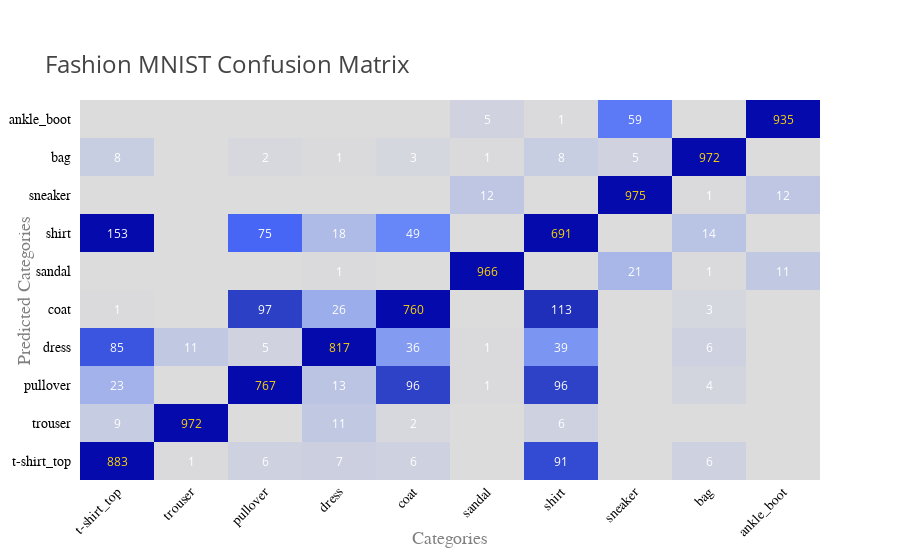

Notebook cell for this chart:
### Markdown cell above
### Confusion Matrix

### Code cell
predict = np.argmax(model.predict(x_test), axis=1)
confusion = tf.math.confusion_matrix(y_test, predict)

zero_diag = np.copy(confusion.numpy())
np.fill_diagonal(zero_diag, 0)
max_error = zero_diag.max()

fig = ff.create_annotated_heatmap(
    z=confusion.numpy(),
    x=classes,
    y=classes,
    colorscale='Blues',
    reversescale=True,
    zmin=0,
    zmax=max_error,
    annotation_text=[['' if x == 0 else x for x in row]
                     for row in confusion.numpy().tolist()],
    font_colors=['white', 'gold'],
)
fig.layout.update({
    'title': {
        'text': 'Fashion MNIST Confusion Matrix',
        'x': 0.05,
        'y': 0.90,
    },
    'titlefont': {
            'size': 24
    },
    'xaxis': {
        'side': 'bottom',
        'tickangle': -45,
        'tickfont': tick_font,
        'title': 'Categories',
        'titlefont': axis_font,
    },
    'yaxis': {
        'tickangle': 0,
        'tickfont': tick_font,
        'title': 'Predicted Categories',
        'titlefont': axis_font,
    },
})
iplot(fig, 'MNIST Confusion Matrix')

### Figure 1 — Plotly figure (JSON) as saved in the notebook; plotly's stock layout.template omitted (floating-point values rounded to 4 significant figures)
{"data": [{"colorscale": "Blues", "reversescale": true, "showscale": false, "type": "heatmap", "uid": "9de0ccde-3b57-4f83-8fe2-b6a2d43a27fa", "x": ["t-shirt_top", "trouser", "pullover", "dress", "coat", "sandal", "shirt", "sneaker", "bag", "ankle_boot"], "y": ["t-shirt_top", "trouser", "pullover", "dress", "coat", "sandal", "shirt", "sneaker", "bag", "ankle_boot"], "z": [[883, 1, 6, 7, 6, 0, 91, 0, 6, 0], [9, 972, 0, 11, 2, 0, 6, 0, 0, 0], [23, 0, 767, 13, 96, 1, 96, 0, 4, 0], [85, 11, 5, 817, 36, 1, 39, 0, 6, 0], [1, 0, 97, 26, 760, 0, 113, 0, 3, 0], [0, 0, 0, 1, 0, 966, 0, 21, 1, 11], [153, 0, 75, 18, 49, 0, 691, 0, 14, 0], [0, 0, 0, 0, 0, 12, 0, 975, 1, 12], [8, 0, 2, 1, 3, 1, 8, 5, 972, 0], [0, 0, 0, 0, 0, 5, 1, 59, 0, 935]], "zmax": 153, "zmin": 0}], "layout": {"annotations": [{"font": {"color": "gold"}, "showarrow": false, "text": "883", "x": "t-shirt_top", "xref": "x", "y": "t-shirt_top", "yref": "y"}, {"font": {"color": "white"}, "showarrow": false, "text": "1", "x": "trouser", "xref": "x", "y": "t-shirt_top", "yref": "y"}, {"font": {"color": "white"}, "showarrow": false, "text": "6", "x": "pullover", "xref": "x", "y": "t-shirt_top", "yref": "y"}, {"font": {"color": "white"}, "showarrow": false, "text": "7", "x": "dress", "xref": "x", "y": "t-shirt_top", "yref": "y"}, {"font": {"color": "white"}, "showarrow": false, "text": "6", "x": "coat", "xref": "x", "y": "t-shirt_top", "yref": "y"}, {"font": {"color": "white"}, "showarrow": false, "text": "", "x": "sandal", "xref": "x", "y": "t-shirt_top", "yref": "y"}, {"font": {"color": "white"}, "showarrow": false, "text": "91", "x": "shirt", "xref": "x", "y": "t-shirt_top", "yref": "y"}, {"font": {"color": "white"}, "showarrow": false, "text": "", "x": "sneaker", "xref": "x", "y": "t-shirt_top", "yref": "y"}, {"font": {"color": "white"}, "showarrow": false, "text": "6", "x": "bag", "xref": "x", "y": "t-shirt_top", "yref": "y"}, {"font": {"color": "white"}, "showarrow": false, "text": "", "x": "ankle_boot", "xref": "x", "y": "t-shirt_top", "yref": "y"}, {"font": {"color": "white"}, "showarrow": false, "text": "9", "x": "t-shirt_top", "xref": "x", "y": "trouser", "yref": "y"}, {"font": {"color": "gold"}, "showarrow": false, "text": "972", "x": "trouser", "xref": "x", "y": "trouser", "yref": "y"}, {"font": {"color": "white"}, "showarrow": false, "text": "", "x": "pullover", "xref": "x", "y": "trouser", "yref": "y"}, {"font": {"color": "white"}, "showarrow": false, "text": "11", "x": "dress", "xref": "x", "y": "trouser", "yref": "y"}, {"font": {"color": "white"}, "showarrow": false, "text": "2", "x": "coat", "xref": "x", "y": "trouser", "yref": "y"}, {"font": {"color": "white"}, "showarrow": false, "text": "", "x": "sandal", "xref": "x", "y": "trouser", "yref": "y"}, {"font": {"color": "white"}, "showarrow": false, "text": "6", "x": "shirt", "xref": "x", "y": "trouser", "yref": "y"}, {"font": {"color": "white"}, "showarrow": false, "text": "", "x": "sneaker", "xref": "x", "y": "trouser", "yref": "y"}, {"font": {"color": "white"}, "showarrow": false, "text": "", "x": "bag", "xref": "x", "y": "trouser", "yref": "y"}, {"font": {"color": "white"}, "showarrow": false, "text": "", "x": "ankle_boot", "xref": "x", "y": "trouser", "yref": "y"}, {"font": {"color": "white"}, "showarrow": false, "text": "23", "x": "t-shirt_top", "xref": "x", "y": "pullover", "yref": "y"}, {"font": {"color": "white"}, "showarrow": false, "text": "", "x": "trouser", "xref": "x", "y": "pullover", "yref": "y"}, {"font": {"color": "gold"}, "showarrow": false, "text": "767", "x": "pullover", "xref": "x", "y": "pullover", "yref": "y"}, {"font": {"color": "white"}, "showarrow": false, "text": "13", "x": "dress", "xref": "x", "y": "pullover", "yref": "y"}, {"font": {"color": "white"}, "showarrow": false, "text": "96", "x": "coat", "xref": "x", "y": "pullover", "yref": "y"}, {"font": {"color": "white"}, "showarrow": false, "text": "1", "x": "sandal", "xref": "x", "y": "pullover", "yref": "y"}, {"font": {"color": "white"}, "showarrow": false, "text": "96", "x": "shirt", "xref": "x", "y": "pullover", "yref": "y"}, {"font": {"color": "white"}, "showarrow": false, "text": "", "x": "sneaker", "xref": "x", "y": "pullover", "yref": "y"}, {"font": {"color": "white"}, "showarrow": false, "text": "4", "x": "bag", "xref": "x", "y": "pullover", "yref": "y"}, {"font": {"color": "white"}, "showarrow": false, "text": "", "x": "ankle_boot", "xref": "x", "y": "pullover", "yref": "y"}, {"font": {"color": "white"}, "showarrow": false, "text": "85", "x": "t-shirt_top", "xref": "x", "y": "dress", "yref": "y"}, {"font": {"color": "white"}, "showarrow": false, "text": "11", "x": "trouser", "xref": "x", "y": "dress", "yref": "y"}, {"font": {"color": "white"}, "showarrow": false, "text": "5", "x": "pullover", "xref": "x", "y": "dress", "yref": "y"}, {"font": {"color": "gold"}, "showarrow": false, "text": "817", "x": "dress", "xref": "x", "y": "dress", "yref": "y"}, {"font": {"color": "white"}, "showarrow": false, "text": "36", "x": "coat", "xref": "x", "y": "dress", "yref": "y"}, {"font": {"color": "white"}, "showarrow": false, "text": "1", "x": "sandal", "xref": "x", "y": "dress", "yref": "y"}, {"font": {"color": "white"}, "showarrow": false, "text": "39", "x": "shirt", "xref": "x", "y": "dress", "yref": "y"}, {"font": {"color": "white"}, "showarrow": false, "text": "", "x": "sneaker", "xref": "x", "y": "dress", "yref": "y"}, {"font": {"color": "white"}, "showarrow": false, "text": "6", "x": "bag", "xref": "x", "y": "dress", "yref": "y"}, {"font": {"color": "white"}, "showarrow": false, "text": "", "x": "ankle_boot", "xref": "x", "y": "dress", "yref": "y"}, {"font": {"color": "white"}, "showarrow": false, "text": "1", "x": "t-shirt_top", "xref": "x", "y": "coat", "yref": "y"}, {"font": {"color": "white"}, "showarrow": false, "text": "", "x": "trouser", "xref": "x", "y": "coat", "yref": "y"}, {"font": {"color": "white"}, "showarrow": false, "text": "97", "x": "pullover", "xref": "x", "y": "coat", "yref": "y"}, {"font": {"color": "white"}, "showarrow": false, "text": "26", "x": "dress", "xref": "x", "y": "coat", "yref": "y"}, {"font": {"color": "gold"}, "showarrow": false, "text": "760", "x": "coat", "xref": "x", "y": "coat", "yref": "y"}, {"font": {"color": "white"}, "showarrow": false, "text": "", "x": "sandal", "xref": "x", "y": "coat", "yref": "y"}, {"font": {"color": "white"}, "showarrow": false, "text": "113", "x": "shirt", "xref": "x", "y": "coat", "yref": "y"}, {"font": {"color": "white"}, "showarrow": false, "text": "", "x": "sneaker", "xref": "x", "y": "coat", "yref": "y"}, {"font": {"color": "white"}, "showarrow": false, "text": "3", "x": "bag", "xref": "x", "y": "coat", "yref": "y"}, {"font": {"color": "white"}, "showarrow": false, "text": "", "x": "ankle_boot", "xref": "x", "y": "coat", "yref": "y"}, {"font": {"color": "white"}, "showarrow": false, "text": "", "x": "t-shirt_top", "xref": "x", "y": "sandal", "yref": "y"}, {"font": {"color": "white"}, "showarrow": false, "text": "", "x": "trouser", "xref": "x", "y": "sandal", "yref": "y"}, {"font": {"color": "white"}, "showarrow": false, "text": "", "x": "pullover", "xref": "x", "y": "sandal", "yref": "y"}, {"font": {"color": "white"}, "showarrow": false, "text": "1", "x": "dress", "xref": "x", "y": "sandal", "yref": "y"}, {"font": {"color": "white"}, "showarrow": false, "text": "", "x": "coat", "xref": "x", "y": "sandal", "yref": "y"}, {"font": {"color": "gold"}, "showarrow": false, "text": "966", "x": "sandal", "xref": "x", "y": "sandal", "yref": "y"}, {"font": {"color": "white"}, "showarrow": false, "text": "", "x": "shirt", "xref": "x", "y": "sandal", "yref": "y"}, {"font": {"color": "white"}, "showarrow": false, "text": "21", "x": "sneaker", "xref": "x", "y": "sandal", "yref": "y"}, {"font": {"color": "white"}, "showarrow": false, "text": "1", "x": "bag", "xref": "x", "y": "sandal", "yref": "y"}, {"font": {"color": "white"}, "showarrow": false, "text": "11", "x": "ankle_boot", "xref": "x", "y": "sandal", "yref": "y"}, {"font": {"color": "white"}, "showarrow": false, "text": "153", "x": "t-shirt_top", "xref": "x", "y": "shirt", "yref": "y"}, {"font": {"color": "white"}, "showarrow": false, "text": "", "x": "trouser", "xref": "x", "y": "shirt", "yref": "y"}, {"font": {"color": "white"}, "showarrow": false, "text": "75", "x": "pullover", "xref": "x", "y": "shirt", "yref": "y"}, {"font": {"color": "white"}, "showarrow": false, "text": "18", "x": "dress", "xref": "x", "y": "shirt", "yref": "y"}, {"font": {"color": "white"}, "showarrow": false, "text": "49", "x": "coat", "xref": "x", "y": "shirt", "yref": "y"}, {"font": {"color": "white"}, "showarrow": false, "text": "", "x": "sandal", "xref": "x", "y": "shirt", "yref": "y"}, {"font": {"color": "gold"}, "showarrow": false, "text": "691", "x": "shirt", "xref": "x", "y": "shirt", "yref": "y"}, {"font": {"color": "white"}, "showarrow": false, "text": "", "x": "sneaker", "xref": "x", "y": "shirt", "yref": "y"}, {"font": {"color": "white"}, "showarrow": false, "text": "14", "x": "bag", "xref": "x", "y": "shirt", "yref": "y"}, {"font": {"color": "white"}, "showarrow": false, "text": "", "x": "ankle_boot", "xref": "x", "y": "shirt", "yref": "y"}, {"font": {"color": "white"}, "showarrow": false, "text": "", "x": "t-shirt_top", "xref": "x", "y": "sneaker", "yref": "y"}, {"font": {"color": "white"}, "showarrow": false, "text": "", "x": "trouser", "xref": "x", "y": "sneaker", "yref": "y"}, {"font": {"color": "white"}, "showarrow": false, "text": "", "x": "pullover", "xref": "x", "y": "sneaker", "yref": "y"}, {"font": {"color": "white"}, "showarrow": false, "text": "", "x": "dress", "xref": "x", "y": "sneaker", "yref": "y"}, {"font": {"color": "white"}, "showarrow": false, "text": "", "x": "coat", "xref": "x", "y": "sneaker", "yref": "y"}, {"font": {"color": "white"}, "showarrow": false, "text": "12", "x": "sandal", "xref": "x", "y": "sneaker", "yref": "y"}, {"font": {"color": "white"}, "showarrow": false, "text": "", "x": "shirt", "xref": "x", "y": "sneaker", "yref": "y"}, {"font": {"color": "gold"}, "showarrow": false, "text": "975", "x": "sneaker", "xref": "x", "y": "sneaker", "yref": "y"}, {"font": {"color": "white"}, "showarrow": false, "text": "1", "x": "bag", "xref": "x", "y": "sneaker", "yref": "y"}, {"font": {"color": "white"}, "showarrow": false, "text": "12", "x": "ankle_boot", "xref": "x", "y": "sneaker", "yref": "y"}, {"font": {"color": "white"}, "showarrow": false, "text": "8", "x": "t-shirt_top", "xref": "x", "y": "bag", "yref": "y"}, {"font": {"color": "white"}, "showarrow": false, "text": "", "x": "trouser", "xref": "x", "y": "bag", "yref": "y"}, {"font": {"color": "white"}, "showarrow": false, "text": "2", "x": "pullover", "xref": "x", "y": "bag", "yref": "y"}, {"font": {"color": "white"}, "showarrow": false, "text": "1", "x": "dress", "xref": "x", "y": "bag", "yref": "y"}, {"font": {"color": "white"}, "showarrow": false, "text": "3", "x": "coat", "xref": "x", "y": "bag", "yref": "y"}, {"font": {"color": "white"}, "showarrow": false, "text": "1", "x": "sandal", "xref": "x", "y": "bag", "yref": "y"}, {"font": {"color": "white"}, "showarrow": false, "text": "8", "x": "shirt", "xref": "x", "y": "bag", "yref": "y"}, {"font": {"color": "white"}, "showarrow": false, "text": "5", "x": "sneaker", "xref": "x", "y": "bag", "yref": "y"}, {"font": {"color": "gold"}, "showarrow": false, "text": "972", "x": "bag", "xref": "x", "y": "bag", "yref": "y"}, {"font": {"color": "white"}, "showarrow": false, "text": "", "x": "ankle_boot", "xref": "x", "y": "bag", "yref": "y"}, {"font": {"color": "white"}, "showarrow": false, "text": "", "x": "t-shirt_top", "xref": "x", "y": "ankle_boot", "yref": "y"}, {"font": {"color": "white"}, "showarrow": false, "text": "", "x": "trouser", "xref": "x", "y": "ankle_boot", "yref": "y"}, {"font": {"color": "white"}, "showarrow": false, "text": "", "x": "pullover", "xref": "x", "y": "ankle_boot", "yref": "y"}, {"font": {"color": "white"}, "showarrow": false, "text": "", "x": "dress", "xref": "x", "y": "ankle_boot", "yref": "y"}, {"font": {"color": "white"}, "showarrow": false, "text": "", "x": "coat", "xref": "x", "y": "ankle_boot", "yref": "y"}, {"font": {"color": "white"}, "showarrow": false, "text": "5", "x": "sandal", "xref": "x", "y": "ankle_boot", "yref": "y"}, {"font": {"color": "white"}, "showarrow": false, "text": "1", "x": "shirt", "xref": "x", "y": "ankle_boot", "yref": "y"}, {"font": {"color": "white"}, "showarrow": false, "text": "59", "x": "sneaker", "xref": "x", "y": "ankle_boot", "yref": "y"}, {"font": {"color": "white"}, "showarrow": false, "text": "", "x": "bag", "xref": "x", "y": "ankle_boot", "yref": "y"}, {"font": {"color": "gold"}, "showarrow": false, "text": "935", "x": "ankle_boot", "xref": "x", "y": "ankle_boot", "yref": "y"}], "autosize": true, "title": {"font": {"size": 24}, "text": "Fashion MNIST Confusion Matrix", "x": 0.05, "y": 0.9}, "xaxis": {"autorange": true, "dtick": 1, "gridcolor": "rgb(0, 0, 0)", "range": [-0.5, 9.5], "side": "bottom", "tickangle": -45, "tickfont": {"color": "black", "family": "Old Standard TT, serif", "size": 14}, "ticks": "", "title": {"font": {"color": "gray", "family": "Arial, sans-serif", "size": 18}, "text": "Categories"}, "type": "category"}, "yaxis": {"autorange": true, "dtick": 1, "range": [-0.5, 9.5], "tickangle": 0, "tickfont": {"color": "black", "family": "Old Standard TT, serif", "size": 14}, "ticks": "", "ticksuffix": "  ", "title": {"font": {"color": "gray", "family": "Arial, sans-serif", "size": 18}, "text": "Predicted Categories"}, "type": "category"}}}
